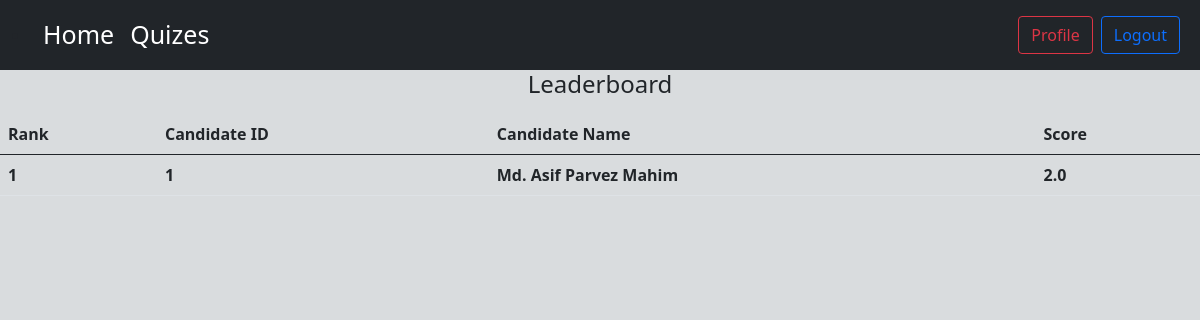
Screenshot of /quizes/leadrrboard/3/ (signed in) with the database file from the repository.
### result/models.py (models this page shows, shortened)
class Result(models.Model):
    quiz = models.ForeignKey(Quiz, on_delete=models.CASCADE)
    user = models.ForeignKey(User, on_delete=models.CASCADE)
    score = models.FloatField()
    exam_name = models.CharField(max_length=500, blank=True, null=True)
    total_questions = models.CharField(max_length=500, blank=True, null=True)
    percent = models.CharField(max_length=500, blank=True, null=True)
    fullMarks = models.CharField(max_length=500, blank=True, null=True)
    total_quizes = models.CharField(max_length=100, blank=True, null=True)
    completed_quizes = models.CharField(max_length=100, blank=True, null=True)
    percent_of_attempts = models.CharField(max_length=100, blank=True, null=True)

### quizes/views.py (the view)
# urls.py: path("leadrrboard/<pk>/", leaderboard, name="lead_view"),
@login_required
def leaderboard(request, pk):
    result = Result.objects.filter(quiz_id=pk).order_by("-score")
    return render(request, "leaderboard.html", {"leadObjs": result})

### quizes/templates/leaderboard.html
{% extends "base.html" %} {%load static%} {%block script%}
<link rel="stylesheet" href="{% static 'quizes/style.css' %}" />
{%endblock%} {% block content %}
<h4 class="text-center mb-3">Leaderboard</h4>
<table class="table">
  <thead>
    <tr>
      <th scope="col">Rank</th>
      <th scope="col">Candidate ID</th>
      <th scope="col">Candidate Name</th>
      <th scope="col">Score</th>
    </tr>
  </thead>
  <tbody>
    {%for leadObj in leadObjs%}
    <tr>
      <th scope="col">{{ forloop.counter }}</th>
      <th scope="col">{{leadObj.user.id}}</th>
      <th scope="col">
        {{leadObj.user.first_name}} {{leadObj.user.last_name}}
      </th>
      <th scope="col">{{leadObj.score}}</th>
    </tr>
    {%endfor%}
  </tbody>
</table>
{%endblock%}

### static/css/base.css (style rules this page uses)
.body { background-color: #D9DCDE; }

### rows the page displays
Result: user.id "1", user.first_name "Md. Asif", user.last_name "Parvez Mahim", score "2.0"
